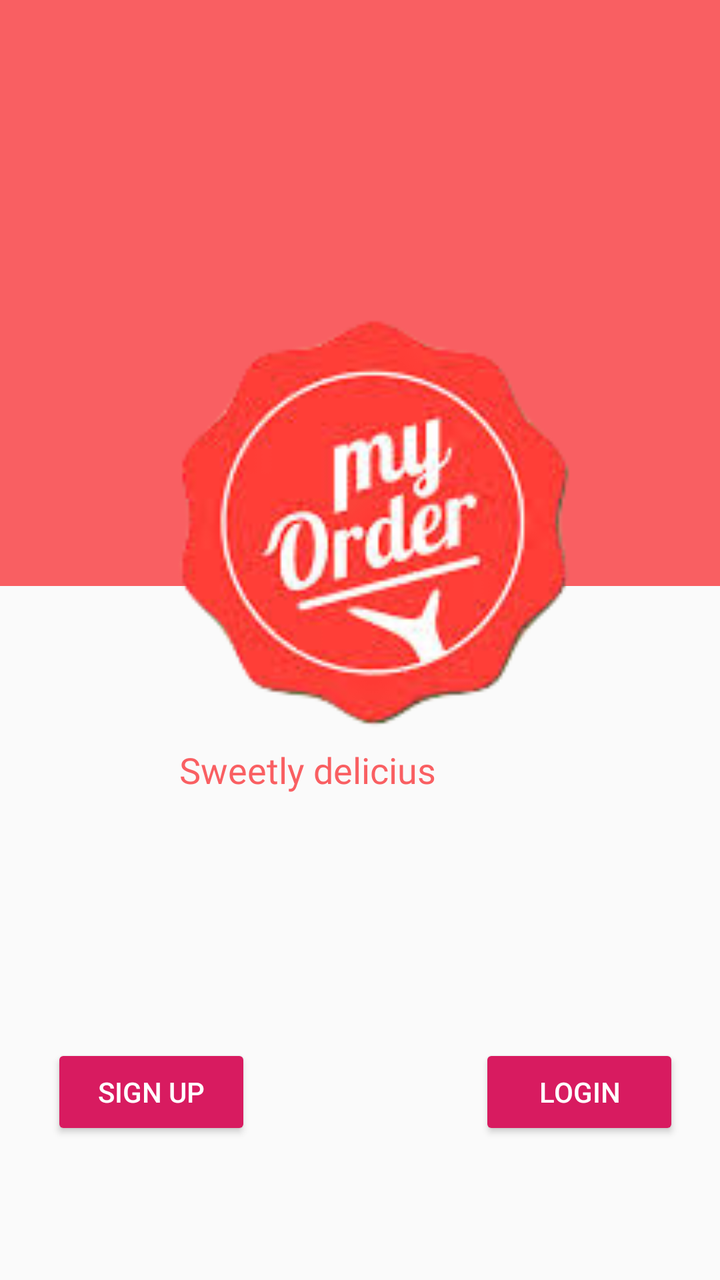
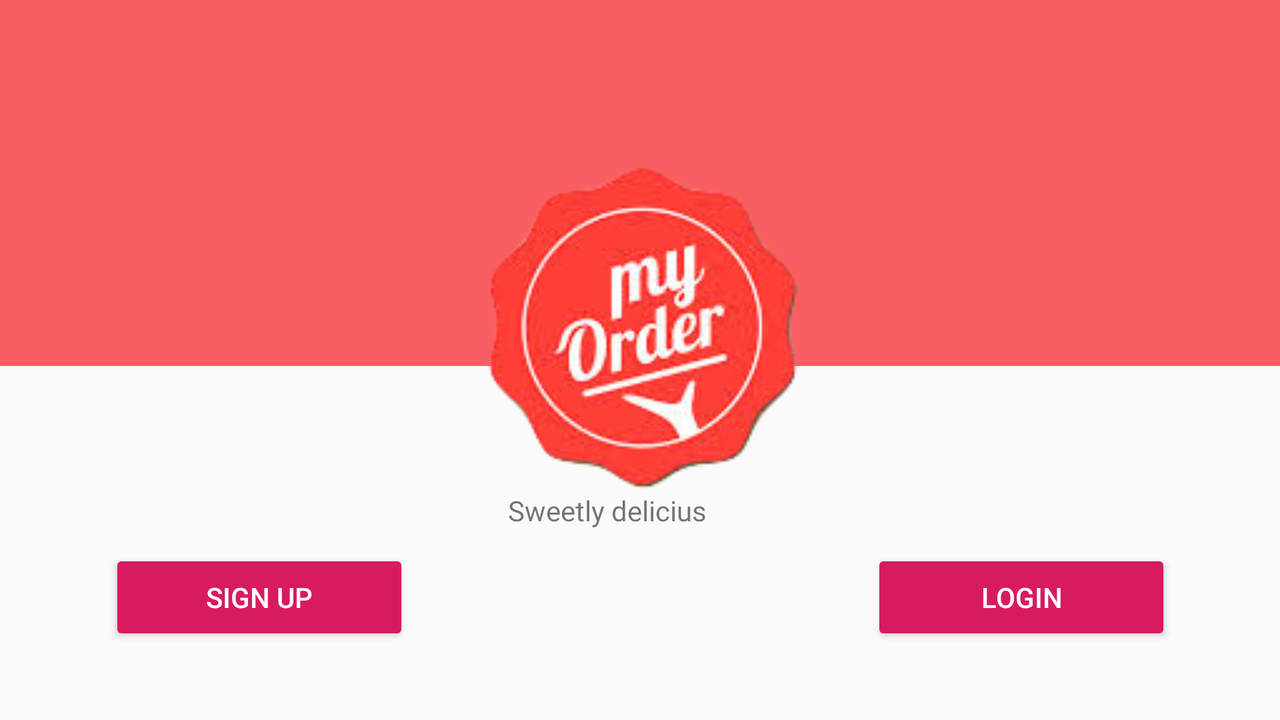

One screen, two layout resources from the same app: the default and the repository's alternative for another configuration. Each is rendered where Android would select it; the XML of both is given below.
<!-- AndroidManifest.xml: activity theme AppTheme.NoActionBar -->
<!-- res/layout/fragment_login.xml -->
<?xml version="1.0" encoding="utf-8"?>
<androidx.constraintlayout.widget.ConstraintLayout xmlns:android="http://schemas.android.com/apk/res/android"
    xmlns:app="http://schemas.android.com/apk/res-auto"
    xmlns:tools="http://schemas.android.com/tools"
    android:layout_width="match_parent"
    android:layout_height="match_parent"
    tools:context=".login.LoginFragment">

    <ImageView
        android:id="@+id/imageView"
        android:layout_width="0dp"
        android:layout_height="293dp"
        android:src="@color/colorPrimary"
        app:layout_constraintEnd_toEndOf="parent"
        app:layout_constraintStart_toStartOf="parent"
        app:layout_constraintTop_toTopOf="parent" />

    <Button
        android:id="@+id/signup_button"
        style="@style/Widget.AppCompat.Button.Colored"
        android:layout_width="100dp"
        android:layout_height="wrap_content"
        android:layout_marginStart="63dp"
        android:layout_marginLeft="63dp"
        android:layout_marginEnd="114dp"
        android:layout_marginRight="114dp"
        android:layout_marginBottom="70dp"
        android:text="@string/Sing_up"
        app:layout_constraintBottom_toBottomOf="parent"
        app:layout_constraintEnd_toStartOf="@+id/login_button"
        app:layout_constraintStart_toStartOf="parent" />

    <Button
        android:id="@+id/login_button"
        style="@style/Widget.AppCompat.Button.Colored"
        android:layout_width="100dp"
        android:layout_height="wrap_content"
        android:layout_marginEnd="58dp"
        android:layout_marginRight="58dp"
        android:layout_marginBottom="70dp"
        android:text="@string/login"
        app:layout_constraintBottom_toBottomOf="parent"
        app:layout_constraintEnd_toEndOf="parent"
        app:layout_constraintStart_toEndOf="@+id/signup_button" />

    <TextView
        android:id="@+id/textView4"
        android:layout_width="180dp"
        android:layout_height="28dp"
        android:layout_marginStart="16dp"
        android:layout_marginLeft="16dp"
        android:layout_marginTop="8dp"
        android:layout_marginEnd="16dp"
        android:layout_marginRight="16dp"
        android:text="@string/Titulo_login"
        android:textColor="@color/colorPrimary"
        android:textSize="18sp"
        app:fontFamily="@font/autour_one"
        app:layout_constraintEnd_toEndOf="parent"
        app:layout_constraintHorizontal_bias="0.498"
        app:layout_constraintStart_toStartOf="parent"
        app:layout_constraintTop_toBottomOf="@+id/imageView3" />

    <ImageView
        android:id="@+id/imageView3"
        android:layout_width="272dp"
        android:layout_height="207dp"
        android:src="@mipmap/avatar"
        app:layout_constraintBottom_toBottomOf="parent"
        app:layout_constraintEnd_toEndOf="parent"
        app:layout_constraintHorizontal_bias="0.561"
        app:layout_constraintStart_toStartOf="parent"
        app:layout_constraintTop_toTopOf="@+id/imageView"
        app:layout_constraintVertical_bias="0.364" />

</androidx.constraintlayout.widget.ConstraintLayout>
<!-- resources referenced by this layout -->
<resources>
  <color name="colorPrimary">#F95F62</color>
  <!-- mipmap avatar: png bitmap (mipmap-xxhdpi, 28757 bytes) -->
  <string name="Sing_up">Sign Up</string>
  <string name="Titulo_login">Sweetly delicius</string>
  <string name="login">Login</string>
  <style name="AppTheme.NoActionBar">
          <item name="windowActionBar">false</item>
          <item name="windowNoTitle">true</item>
      </style>
</resources>
<!-- res/layout-land/fragment_login.xml (the repository's variant of the layout above) -->
<!-- drawn on the phone turned sideways -->
<?xml version="1.0" encoding="utf-8"?>
<androidx.constraintlayout.widget.ConstraintLayout xmlns:android="http://schemas.android.com/apk/res/android"
    xmlns:app="http://schemas.android.com/apk/res-auto"
    xmlns:tools="http://schemas.android.com/tools"
    android:layout_width="match_parent"
    android:layout_height="match_parent"
    tools:context=".login.LoginFragment">


    <ImageView
        android:id="@+id/imageView2"
        android:layout_width="0dp"
        android:layout_height="183dp"
        android:contentDescription="TODO"
        android:src="@color/colorPrimary"
        app:layout_constraintEnd_toEndOf="parent"
        app:layout_constraintHorizontal_bias="0.514"
        app:layout_constraintStart_toStartOf="parent"
        app:layout_constraintTop_toTopOf="parent" />

    <TextView
        android:id="@+id/textView"
        android:layout_width="132dp"
        android:layout_height="29dp"
        android:text="@string/Titulo_login"
        app:fontFamily="@font/allerta"
        app:layout_constraintEnd_toEndOf="parent"
        app:layout_constraintStart_toStartOf="parent"
        app:layout_constraintTop_toBottomOf="@+id/imageView4"
        tools:ignore="MissingConstraints" />

    <Button
        android:id="@+id/button3"
        style="@style/Widget.AppCompat.Button.Colored"
        android:layout_width="150dp"
        android:layout_height="wrap_content"
        android:layout_marginStart="100dp"
        android:layout_marginLeft="100dp"
        android:layout_marginEnd="231dp"
        android:layout_marginRight="231dp"
        android:text="@string/Sing_up"
        app:layout_constraintBottom_toBottomOf="@+id/button4"
        app:layout_constraintEnd_toStartOf="@+id/button4"
        app:layout_constraintStart_toStartOf="parent"
        app:layout_constraintTop_toBottomOf="@+id/textView" />

    <Button
        android:id="@+id/button4"
        style="@style/Widget.AppCompat.Button.Colored"
        android:layout_width="150dp"
        android:layout_height="wrap_content"
        android:layout_marginEnd="100dp"
        android:layout_marginRight="100dp"
        android:text="@string/login"
        app:layout_constraintEnd_toEndOf="parent"
        app:layout_constraintStart_toEndOf="@+id/button3"
        app:layout_constraintTop_toBottomOf="@+id/textView" />

    <ImageView
        android:id="@+id/imageView4"
        android:layout_width="183dp"
        android:layout_height="164dp"
        android:src="@mipmap/avatar"
        app:layout_constraintBottom_toBottomOf="parent"
        app:layout_constraintEnd_toEndOf="parent"
        app:layout_constraintStart_toStartOf="parent"
        app:layout_constraintTop_toTopOf="parent"
        app:layout_constraintVertical_bias="0.416" />


</androidx.constraintlayout.widget.ConstraintLayout>
